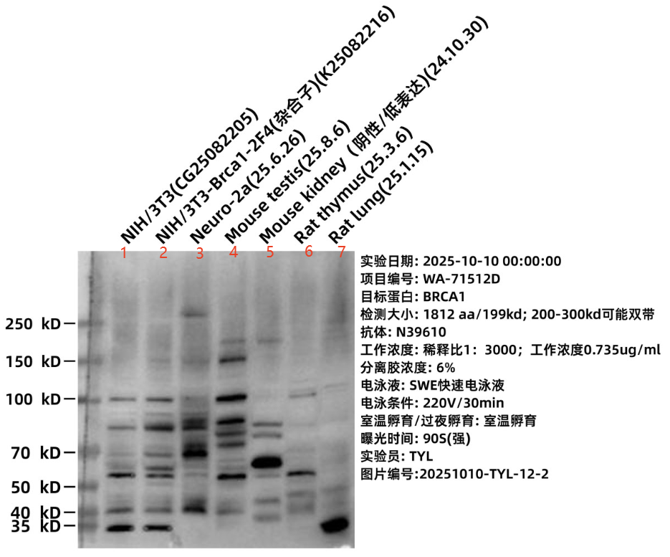
#> input picture data/input_image.png, 670 x 557 px
$ python run.py --image data/input_image.png --input-dir data
#> lines starting #> are read from the running program, lines starting #| are printed output that depends on the picture; after the words box and inside, x2 and y2 are one past the last pixel; in counts of white or black regions, pixels touching at a corner belong together
#> in analyze_image, image is the input picture: shape (557, 670, 3); mean B, G, R 218, 218, 218.1
### src/kd_detector.py
from __future__ import annotations

import csv
import json
from dataclasses import dataclass
from pathlib import Path
from typing import Any, Callable

import cv2
import numpy as np
from openpyxl import Workbook
from openpyxl.utils import get_column_letter
from scipy.signal import find_peaks


KD_REFERENCES = np.array([250.0, 150.0, 100.0, 70.0, 50.0, 40.0, 35.0], dtype=float)
DEFAULT_AXIS_TICKS_557H = np.array([322.0, 360.0, 398.0, 452.0, 487.0, 512.0, 525.0], dtype=float)

SINGLE_EXPORT_FIELDS: list[tuple[str, str]] = [
    ("lane_x_index", "x"),
    ("y_image", "y"),
    ("kD", "kD"),
    ("gray_value", "gray_mean"),
    ("peak_height", "peak_height"),
    ("prominence", "prominence"),
]

BATCH_EXPORT_FIELDS: list[tuple[str, str]] = [("image_name", "image_name"), *SINGLE_EXPORT_FIELDS]


@dataclass(frozen=True)
class BlotRoi:
    x0: int
    x1: int
    y0: int
    y1: int

    @property
    def width(self) -> int:
        return self.x1 - self.x0

    @property
    def height(self) -> int:
        return self.y1 - self.y0


# [12 lines left out: function _longest_true_run, not called in this run]


def detect_blot_roi(gray: np.ndarray) -> BlotRoi:
    h, w = gray.shape

    # 1) White-background suppression: keep only non-white foreground.
    white_thr = float(np.percentile(gray, 92))
#> white_thr = 255
    white_thr = min(250.0, max(232.0, white_thr))
#> white_thr = 250
    fg = (gray < white_thr).astype(np.uint8)
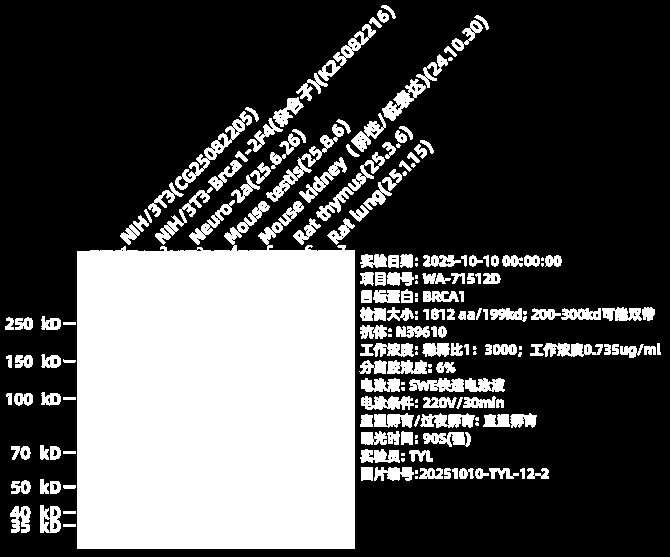
#> fg: shape (557, 670); values 0 (black) and 1 (white), 31.4% white; 197 white regions (37 under 20 px), largest, box (x1, y1, x2, y2) and area: (77, 201, 355, 549) 84186, (175, 111, 252, 190) 980, (266, 124, 344, 202) 909

    # 2) Local density map: text strokes are sparse, blot panel is dense.
    density = cv2.boxFilter(fg.astype(np.float32), ddepth=-1, ksize=(31, 31), normalize=True)
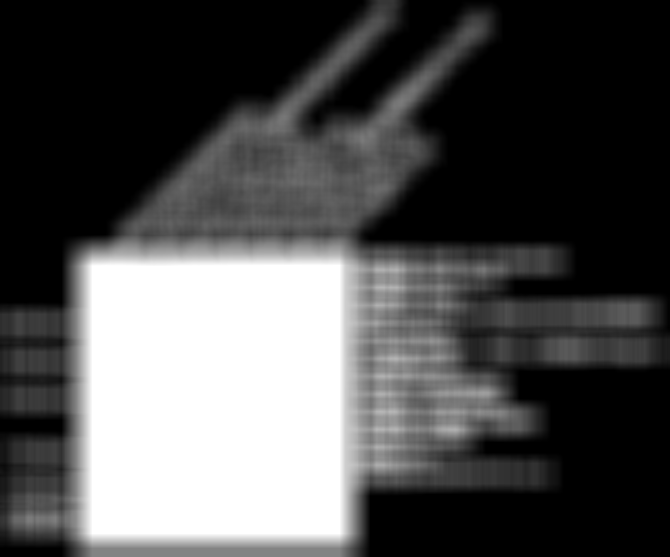
#> density: shape (557, 670) float32; min 0, max 1, mean 0.314
    dense = (density > 0.14).astype(np.uint8)
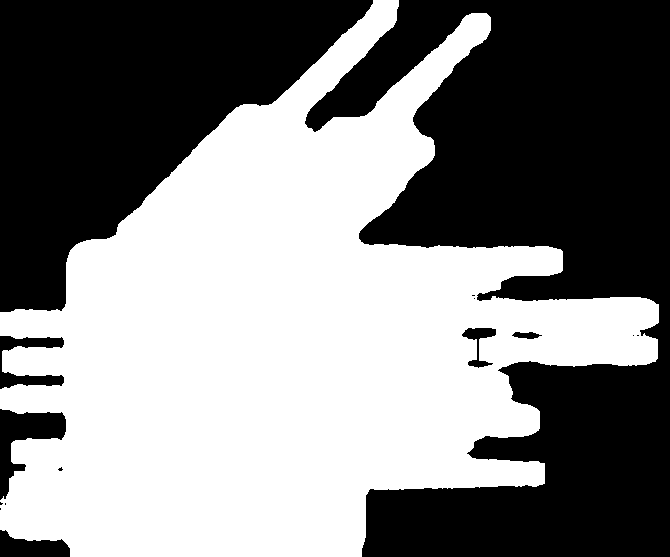
#> dense: shape (557, 670); values 0 (black) and 1 (white), 51.1% white; 15 black regions (8 under 20 px), largest, box (x1, y1, x2, y2) and area: (305, 0, 670, 557) 114900, (0, 0, 373, 312) 62059, (0, 409, 66, 500) 2460
    dense = cv2.morphologyEx(dense, cv2.MORPH_CLOSE, cv2.getStructuringElement(cv2.MORPH_RECT, (25, 25)), iterations=1)
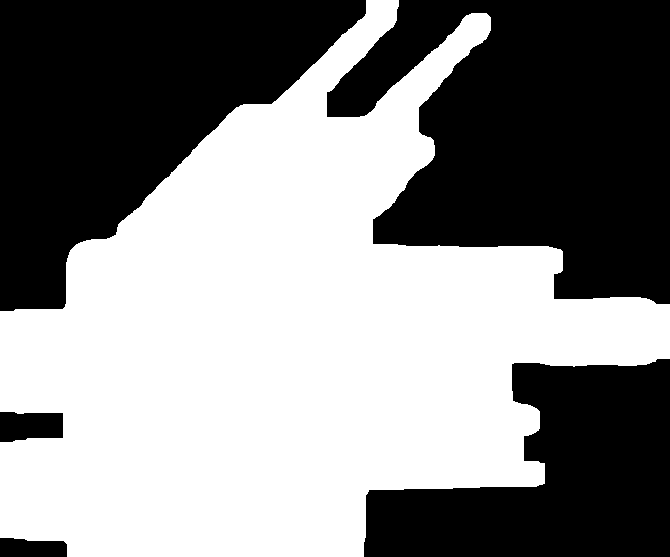
#> dense: shape (557, 670); values 0 (black) and 1 (white), 53.1% white; 5 black regions, box (x1, y1, x2, y2) and area: (327, 0, 670, 304) 71914, (0, 0, 366, 311) 61939, (364, 359, 670, 557) 38461, (0, 412, 63, 442) 1664, (0, 538, 67, 557) 1132
    dense = cv2.morphologyEx(dense, cv2.MORPH_OPEN, cv2.getStructuringElement(cv2.MORPH_RECT, (7, 7)), iterations=1)
#> dense: shape (557, 670); values 0 (black) and 1 (white), 53.1% white; 5 black regions, box (x1, y1, x2, y2) and area: (327, 0, 670, 304) 71916, (0, 0, 366, 311) 61939, (364, 359, 670, 557) 38463, (0, 412, 63, 442) 1664, (0, 538, 67, 557) 1132

    best_bbox: tuple[int, int, int, int] | None = None
    best_score = -1.0
    num_labels, labels, stats, _ = cv2.connectedComponentsWithStats(dense, connectivity=8)
#> num_labels = 2; stats = [[0, 0, 670, 557, 175114], [0, 0, 670, 557, 198076]]
    for i in range(1, num_labels):
        x, y, ww, hh, area = stats[i]
        if area < int(0.015 * h * w):
            continue
        if ww < int(0.18 * w) or hh < int(0.20 * h):
            continue
        if (y + hh) < int(0.62 * h):
            continue
        cx = x + ww / 2.0
        if cx > 0.82 * w:
            continue
        if x > int(0.45 * w):
            continue
        ar = ww / (hh + 1e-6)
        if not (0.30 <= ar <= 1.90):
            continue
        left_bonus = max(0.0, 0.80 - (cx / max(1.0, float(w))))
        score = float(area) * (1.0 + 0.6 * left_bonus)
        if score > best_score:
            best_score = score
            best_bbox = (int(x), int(y), int(ww), int(hh))
#> this loop made 1 pass
#> (x, y, ww, hh, area, cx, ar, left_bonus) on pass 1: (0, 0, 670, 557, 198076, 335, 1.2, 0.3)
#> after the loop, best_score = 233729.7

    if best_bbox is not None:
        x, y, ww, hh = best_bbox
        pad_x = max(8, int(0.04 * ww))
#> pad_x = 26
        pad_y = max(6, int(0.04 * hh))
#> pad_y = 22
        x0 = max(0, x - pad_x)
#> x0 = 0
        x1 = min(w, x + ww + pad_x)
#> x1 = 670
        y0 = max(0, y - pad_y)
#> y0 = 0
        y1 = min(h, y + hh + pad_y)
#> y1 = 557
        if (x1 - x0) >= int(0.20 * w) and (y1 - y0) >= int(0.25 * h):
            return BlotRoi(x0=x0, x1=x1, y0=y0, y1=y1)

    # Fallback if foreground-box extraction fails on edge cases.
    x0, x1 = int(0.08 * w), int(0.62 * w)
    y0, y1 = int(0.42 * h), int(0.98 * h)
    return BlotRoi(x0=x0, x1=x1, y0=y0, y1=y1)


def detect_lane_centers(roi_gray: np.ndarray) -> list[int]:
    width = roi_gray.shape[1]
    inv = 255.0 - roi_gray.astype(np.float32)
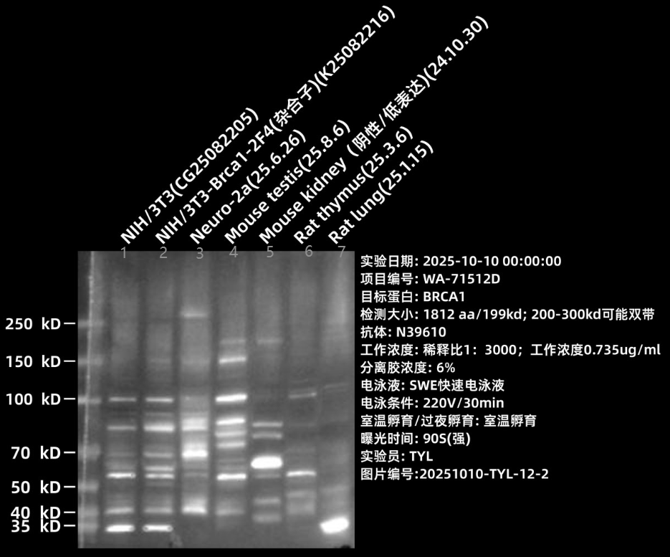
#> inv: shape (557, 670) float32; min 0, max 255, mean 36.9
    mean_profile = inv.mean(axis=0)
#> mean_profile = 670 values, max 88.57 at index 343, min 0 at index 0, mean 36.94
    dark_thr = float(np.percentile(roi_gray, 45))
#> dark_thr = 255
#> (the rest of the program and of its run is left out)
